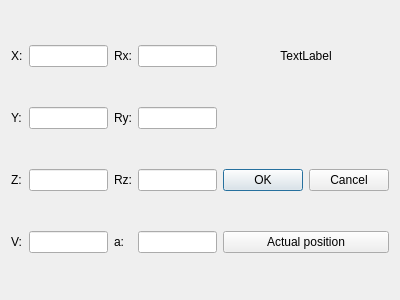
<?xml version="1.0" encoding="UTF-8"?>
<ui version="4.0">
 <class>WayPoint</class>
 <widget class="QDialog" name="WayPoint">
  <property name="geometry">
   <rect>
    <x>0</x>
    <y>0</y>
    <width>400</width>
    <height>300</height>
   </rect>
  </property>
  <property name="windowTitle">
   <string>Dialog</string>
  </property>
  <layout class="QGridLayout" name="gridLayout">
   <item row="3" column="3">
    <widget class="QLineEdit" name="lineEdit_Wrz"/>
   </item>
   <item row="4" column="3">
    <widget class="QLineEdit" name="lineEdit_Wa"/>
   </item>
   <item row="0" column="2">
    <widget class="QLabel" name="label_4">
     <property name="text">
      <string>Rx:</string>
     </property>
    </widget>
   </item>
   <item row="1" column="1">
    <widget class="QLineEdit" name="lineEdit_Wy"/>
   </item>
   <item row="3" column="0">
    <widget class="QLabel" name="label_3">
     <property name="text">
      <string>Z:</string>
     </property>
    </widget>
   </item>
   <item row="1" column="3">
    <widget class="QLineEdit" name="lineEdit_Wry"/>
   </item>
   <item row="1" column="2">
    <widget class="QLabel" name="label_5">
     <property name="text">
      <string>Ry:</string>
     </property>
    </widget>
   </item>
   <item row="0" column="3">
    <widget class="QLineEdit" name="lineEdit_Wrx"/>
   </item>
   <item row="0" column="0">
    <widget class="QLabel" name="label">
     <property name="text">
      <string>X:</string>
     </property>
    </widget>
   </item>
   <item row="1" column="0">
    <widget class="QLabel" name="label_2">
     <property name="text">
      <string>Y:</string>
     </property>
    </widget>
   </item>
   <item row="4" column="1">
    <widget class="QLineEdit" name="lineEdit_Wv"/>
   </item>
   <item row="0" column="1">
    <widget class="QLineEdit" name="lineEdit_Wx"/>
   </item>
   <item row="4" column="2">
    <widget class="QLabel" name="label_8">
     <property name="text">
      <string>a:</string>
     </property>
    </widget>
   </item>
   <item row="3" column="2">
    <widget class="QLabel" name="label_6">
     <property name="text">
      <string>Rz:</string>
     </property>
    </widget>
   </item>
   <item row="3" column="1">
    <widget class="QLineEdit" name="lineEdit_Wz"/>
   </item>
   <item row="4" column="4">
    <widget class="QPushButton" name="pushButton_Ap">
     <property name="text">
      <string>Actual position</string>
     </property>
    </widget>
   </item>
   <item row="4" column="0">
    <widget class="QLabel" name="label_7">
     <property name="text">
      <string>V:</string>
     </property>
    </widget>
   </item>
   <item row="3" column="4">
    <widget class="QDialogButtonBox" name="buttonBox">
     <property name="orientation">
      <enum>Qt::Horizontal</enum>
     </property>
     <property name="standardButtons">
      <set>QDialogButtonBox::Cancel|QDialogButtonBox::Ok</set>
     </property>
    </widget>
   </item>
   <item row="0" column="4">
    <widget class="QLabel" name="label_description">
     <property name="text">
      <string>TextLabel</string>
     </property>
     <property name="alignment">
      <set>Qt::AlignCenter</set>
     </property>
    </widget>
   </item>
  </layout>
 </widget>
 <resources/>
 <connections>
  <connection>
   <sender>buttonBox</sender>
   <signal>accepted()</signal>
   <receiver>WayPoint</receiver>
   <slot>accept()</slot>
   <hints>
    <hint type="sourcelabel">
     <x>248</x>
     <y>254</y>
    </hint>
    <hint type="destinationlabel">
     <x>157</x>
     <y>274</y>
    </hint>
   </hints>
  </connection>
  <connection>
   <sender>buttonBox</sender>
   <signal>rejected()</signal>
   <receiver>WayPoint</receiver>
   <slot>reject()</slot>
   <hints>
    <hint type="sourcelabel">
     <x>316</x>
     <y>260</y>
    </hint>
    <hint type="destinationlabel">
     <x>286</x>
     <y>274</y>
    </hint>
   </hints>
  </connection>
 </connections>
</ui>
